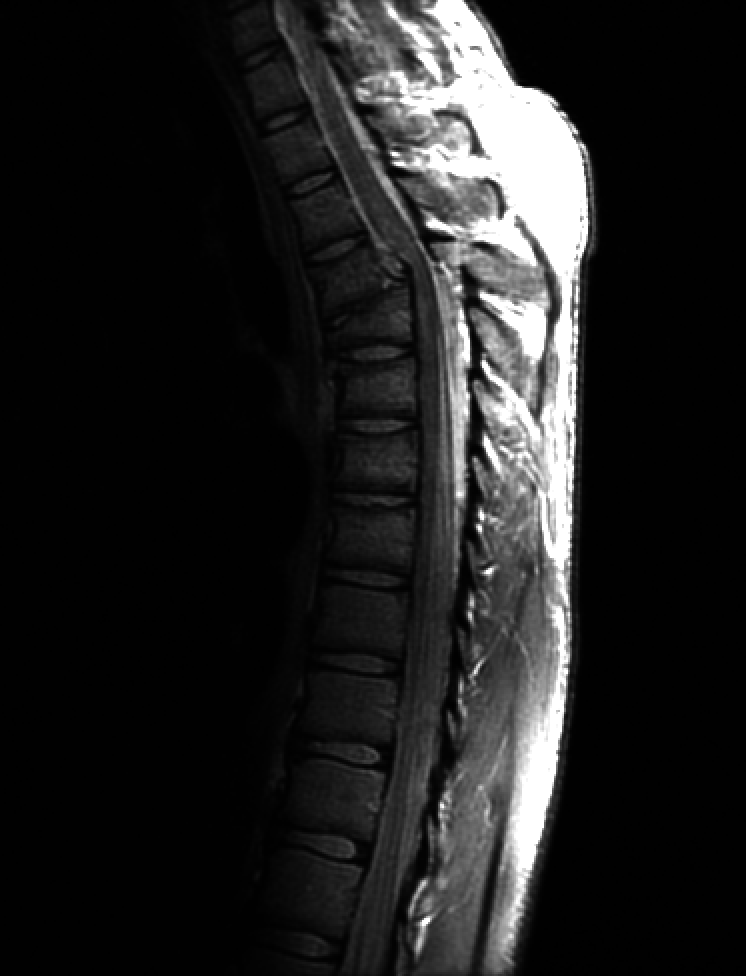
%> input picture Lab2/proj03_01/Fig0308(a)(fractured_spine).tif, 746 x 976 px
$ octave main.m   (GNU Octave 9; MATLAB toolbox functions it lacks are replaced by stand-ins)
%> lines starting %> are read from the running program, lines starting %| are printed output that depends on the picture
### Lab2/proj03_01/logTransform.m
function [outputImage] = logTransform(inputImage, c)
    [M,N,C] = size(inputImage);
    one = ones(M,N,C,'double');
    outputImage = c*log(inputImage+one);
end

### Lab2/proj03_01/powerlawTransform.m
function [outputImage] = powerlawTransform(inputImage,c,r)
   temp = c*(inputImage.^r);
   outputImage = temp;
end

### Lab2/proj03_01/main.m
clear;

close all;

%read the image and change its type so that all pixels' intensity are in double
inputImage = double(imread("Fig0308(a)(fractured_spine).tif"));
%> inputImage: size 976x746 double; min 0, max 255, mean 32.6; mean of the top-left, top-right, bottom-left and bottom-right quarters 8.7, 76.3, 4.7, 40.9

c = 255/log(256);

[output] = logTransform(inputImage, c);
%> in logTransform, `outputImage = c*log(inputImage+one);`:
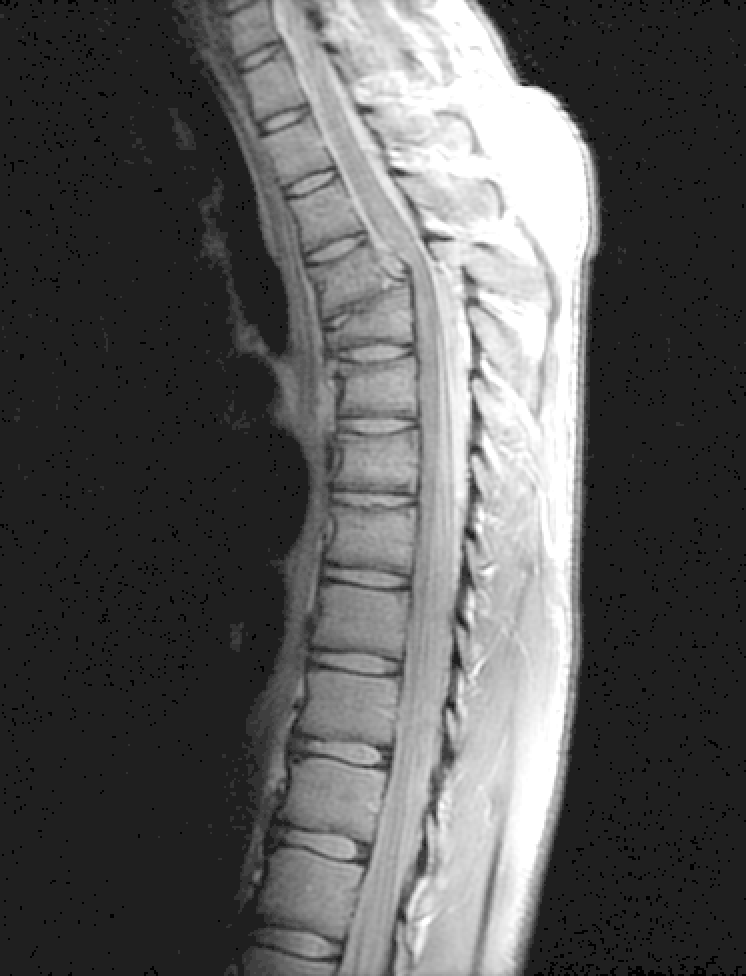
%> outputImage: size 976x746 double; min 0, max 255, mean 89

outputImage = im2single(uint8(output));
%> outputImage: size 976x746 single

figure(1);

subplot(1,2,1);imshow(im2single(uint8(inputImage)));title("Original");

subplot(1,2,2);imshow(outputImage);title("Log transformation");

filename = "LogTransformation.jpg";

imwrite(outputImage,filename);

figure(2);

subplot(2,3,1);imshow(uint8(inputImage));title("Original");

for i = 0:1:4

    r = 0.3+0.1*i;

    c = 255/255^r;

    gammaValue = sprintf("%.1f",r);

    [output] = powerlawTransform(inputImage,c,r);

    outputImage = im2single(uint8(output));

    subplot(2,3,i+2);imshow(outputImage);title("powerLaw:gamma = " + gammaValue);

    filename = "powerLawWithGamma_"+gammaValue+".jpg";

    imwrite(outputImage,filename);

end
%> this loop made 5 passes
%> pass 1, in powerlawTransform, `temp = c*(inputImage.^r);`:
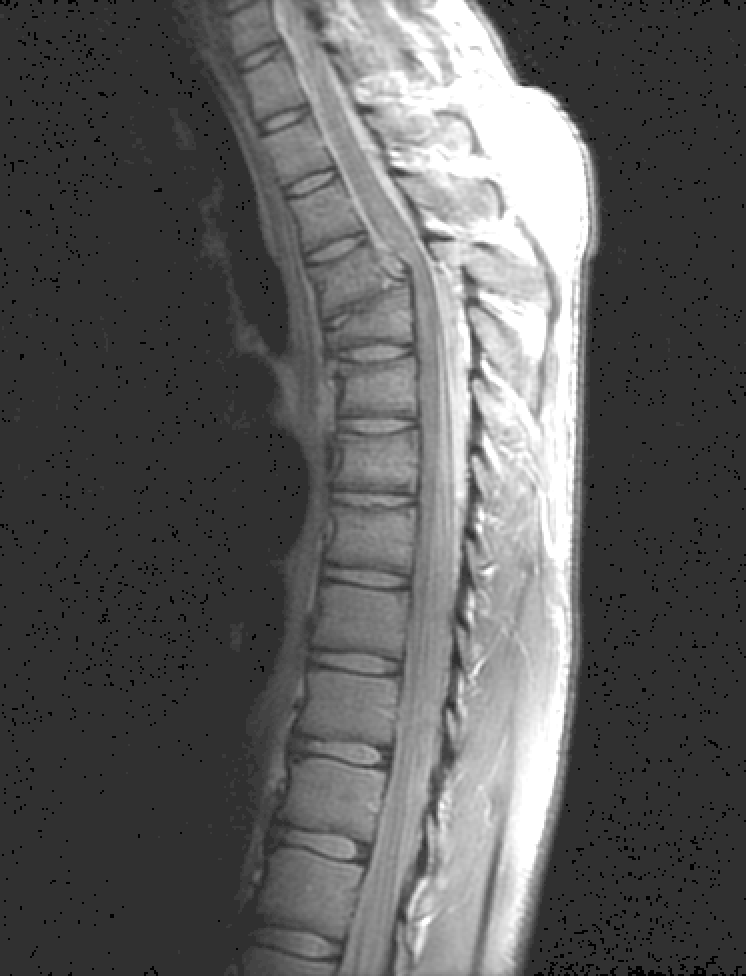
%> temp: size 976x746 double; min 0, max 255, mean 92.3
%> pass 2, in powerlawTransform (call 2), `temp = c*(inputImage.^r);`:
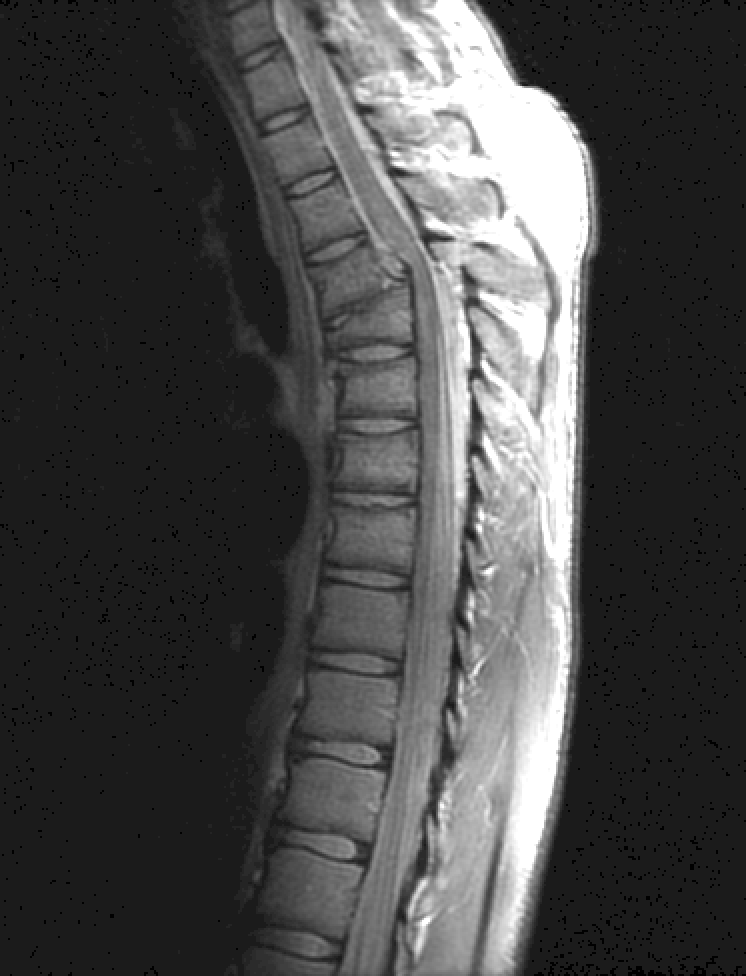
%> temp: size 976x746 double; min 0, max 255, mean 72.4
%> after the loop:
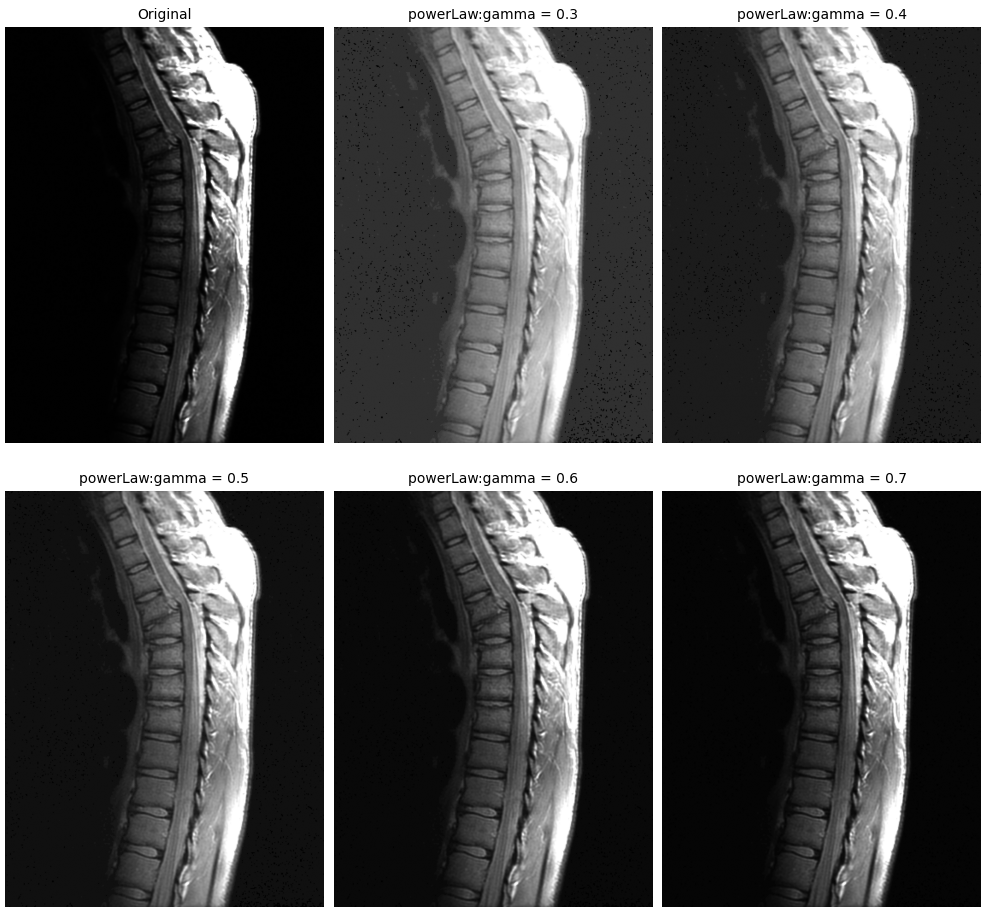
%> figure redrawn from the program's plot data, 6 panels
